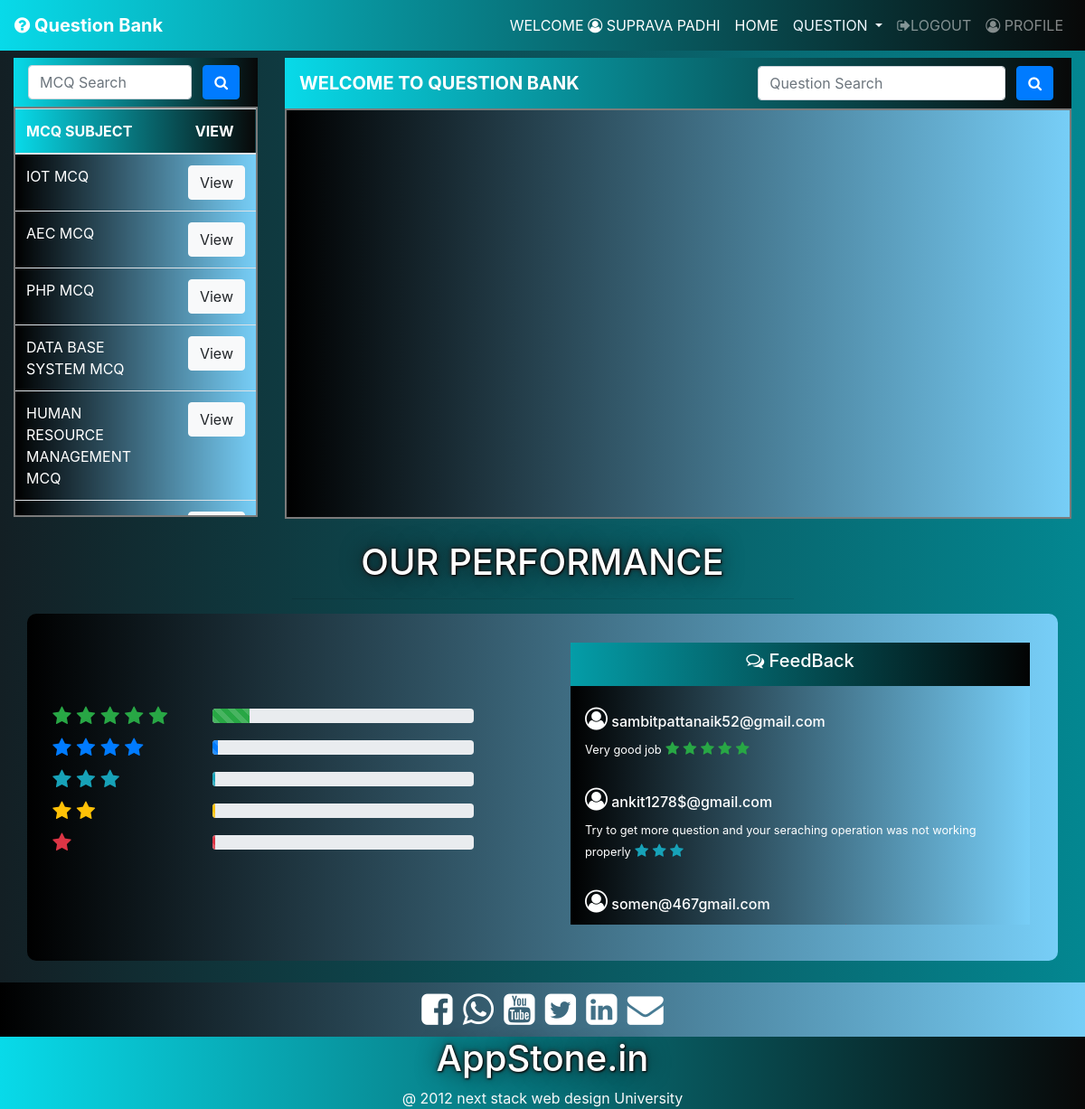
Screenshot of /teacher/Teacher_Login.php (signed in) with the database file from the repository.
### tables this page shows
CREATE TABLE `teacher` (
  `t_id` int(11) NOT NULL,
  `t_name` varchar(255) NOT NULL,
  `email` varchar(255) NOT NULL,
  `mobile` varchar(255) NOT NULL,
  `gender` varchar(25) NOT NULL,
  `dob` date NOT NULL,
  `t_address` varchar(255) NOT NULL,
  `t_password` varchar(255) NOT NULL
);

CREATE TABLE `feedback` (
  `f_id` int(11) NOT NULL,
  `f_email` varchar(255) NOT NULL,
  `f_rate` varchar(255) NOT NULL,
  `f_massage` varchar(255) NOT NULL,
  `seen` varchar(255) NOT NULL
);

### teacher/Teacher_Login.php (the view, shortened to what the rows shown need)
<!DOCTYPE html>
<html lang="en">
<head>
    <link rel="stylesheet" href="../style/bootstrap.min.css">
    <link rel="stylesheet" href="https://stackpath.bootstrapcdn.com/font-awesome/4.7.0/css/font-awesome.min.css">
    <link rel="stylesheet" href="./design/style.css">
</head>
<body>
    <header>
        <nav class="navbar navbar-expand-lg navbar-dark bg-dark">
            <div class="collapse navbar-collapse" id="navbarSupportedContent">
              <ul class="navbar-nav ml-auto">
              <?php
                    if(isset($_SESSION['user_id']))
                    {
                        $user_id = $_SESSION['user_id'];
                        $conn = new mysqli("localhost", "root", "", "question_bank_db");
                        $sql = "SELECT * FROM teacher WHERE email='$user_id'";
                        $result = $conn->query($sql);
                        if($result->num_rows > 0){
                            $row = $result->fetch_assoc();
                            $user = $row['t_name'];
                            echo '<li class="nav-item active">
                                    <a class="nav-link"> WELCOME  <i class="fa fa-user-circle-o" aria-hidden="true"></i> '.$user.'</a>
                                  </li>';
                        }
                    }
                    else{
                        header("location:./teacher_login.html");
                    }
                ?>
              </ul>
            </div>
       </nav>
    </header>
    <section>
        <div class="container-fluid pb-2">
          <div class="row justify-content-center">
            <div class="col-lg-3 col-md-12 col-12 mt-2">
              <div id="scroll_question" style="border:2px solid #7b7b7b;">
              <table class="table" id="s_register">
                <thead class="bg-info text-white">
                    <tr>
                        <th scope="col">MCQ SUBJECT</th>
                        <th scope="col" class="text-center">VIEW</th>
                    </tr>
                </thead>
              </table>
              </div>
            </div>
          </div>
        </div>
    </section>
    <section>
        <div class="container">
            <div class="my-3 text-center">
              <h1> OUR PERFORMANCE </h1>
            </div>
            <div class="row" id="s_register">
              <div class="col-lg-6 col-md-6 col-12 my-3">
                  <div id="feed" class="p-3">
                      <div id="scroll_question1" class="mb-2 pt-2">
                                <?php
                                   if(isset($_SESSION['user_id']))
                                   {
                                        $conn = new mysqli("localhost", "root", "", "question_bank_db");
                                        $sql = "SELECT * FROM feedback WHERE 1 ORDER BY f_id DESC";
                                        $result = $conn->query($sql);
                                            if($result->num_rows > 0){
                                                while($row = $result->fetch_assoc()){
                                                    echo "<div class=\"p-3\">
                                                            <h6><i class='fa fa-user-circle-o' aria-hidden='true' style=\"font-size:25px\"></i> ".$row['f_email']."</h6>
                                                            <small>".$row['f_massage']."</small>";
                                                            if($row['f_rate'] == "5"){
                                                                echo '<span>
                                                                        <i class="fa fa-star text-success" aria-hidden="true"></i>
                                                                        <i class="fa fa-star text-success" aria-hidden="true"></i>
                                                                        <i class="fa fa-star text-success" aria-hidden="true"></i>
                                                                        <i class="fa fa-star text-success" aria-hidden="true"></i>
                                                                        <i class="fa fa-star text-success" aria-hidden="true"></i>
                                                                      </span>';
                                                            }
                                                            else if($row['f_rate'] == "4"){
                                                                echo '<span>
                                                                        <i class="fa fa-star text-primary" aria-hidden="true"></i>
                                                                        <i class="fa fa-star text-primary" aria-hidden="true"></i>
                                                                        <i class="fa fa-star text-primary" aria-hidden="true"></i>
                                                                        <i class="fa fa-star text-primary" aria-hidden="true"></i>
                                                                      </span>';
                                                            }
                                                            else if($row['f_rate'] == "3"){
                                                                echo '<span>
                                                                        <i class="fa fa-star text-info" aria-hidden="true"></i>
                                                                        <i class="fa fa-star text-info" aria-hidden="true"></i>
                                                                        <i class="fa fa-star text-info" aria-hidden="true"></i>
                                                                      </span>';
                                                            }
                                                            else if($row['f_rate'] == "2"){
                                                                echo '<span>
                                                                        <i class="fa fa-star text-warning" aria-hidden="true"></i>
                                                                        <i class="fa fa-star text-warning" aria-hidden="true"></i>
                                                                      </span>';
                                                            }
                                                            else{
                                                                echo '<span>
                                                                        <i class="fa fa-star text-danger" aria-hidden="true"></i>
                                                                      </span>';
                                                            }
                                                    echo "</div>";
                                                }
                                            }
                                    }
                                    else{
                                        header("location:../teacher_login.html");
                                    }
                                ?>
                    </div>
                </div>
              </div>
        </div>
      </div>
    </section>
  <section>
      <div class="container-fluid bg-dark" id="footer2">
        <div class="row justify-content-lg-center">
          <div class="col-lg-6 col-md-6 col-12 text-center">
            <h1 class="text-center">AppStone.in</h1>
          </div>
        </div>
      </div>
 </section>
</body>
</html>

### rows the page displays
teacher: t_name "SUPRAVA PADHI"
feedback: f_email "sambitpattanaik52@gmail.com", f_massage "Very good job", f_rate "5" (drawn)
feedback: f_email "ankit1278$@gmail.com", f_massage "Try to get more question and your seraching operation was not working properly", f_rate "3" (drawn)
feedback: f_email "somen@467gmail.com", f_rate "1" (drawn)

### other values shown
$row['m_subject'] "IOT"
$row['m_subject'] "AEC"
$row['m_subject'] "PHP"
$row['m_subject'] "DATA BASE SYSTEM"
$row['m_subject'] "HUMAN RESOURCE MANAGEMENT"
